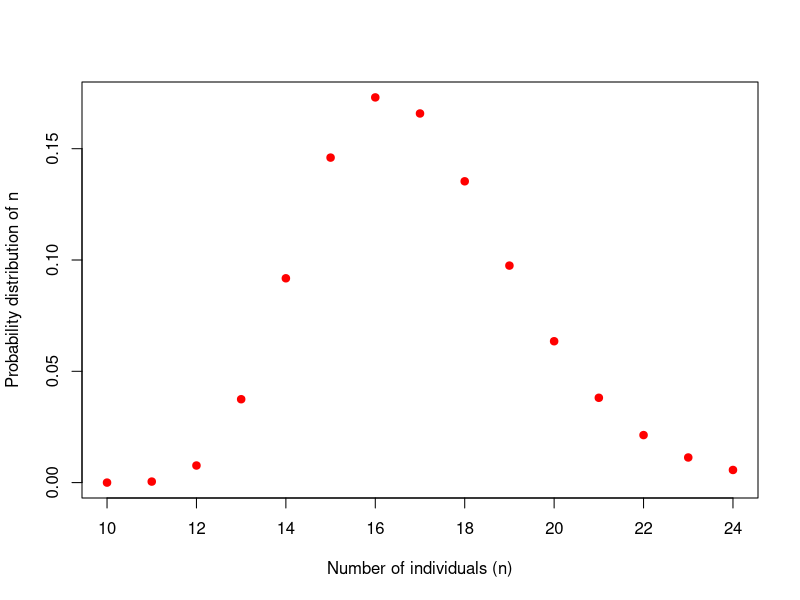
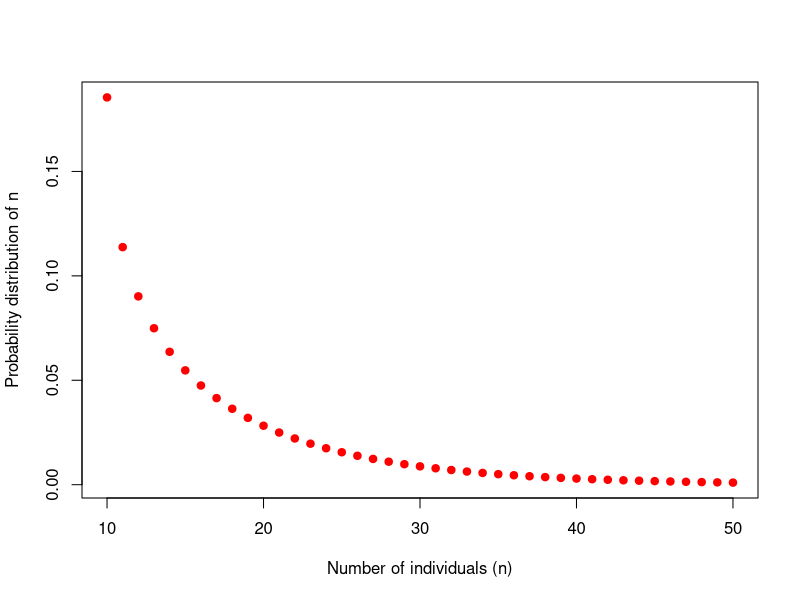
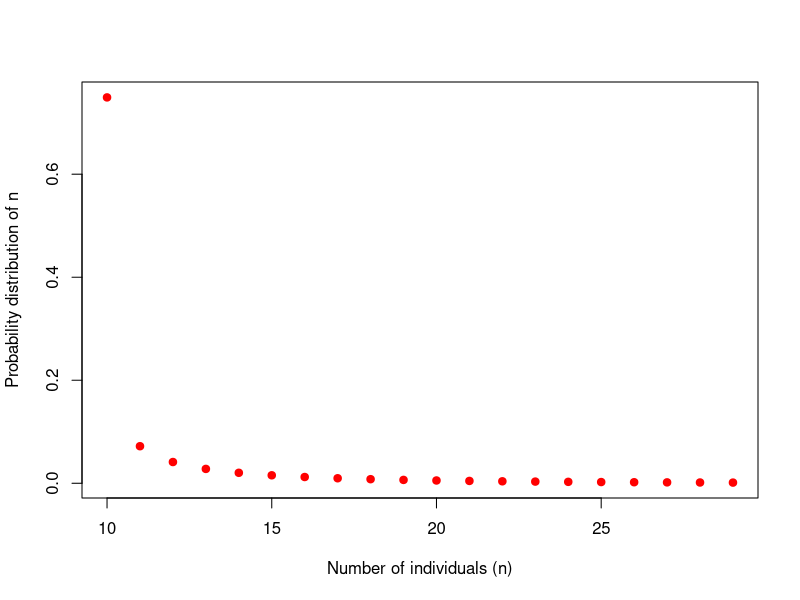
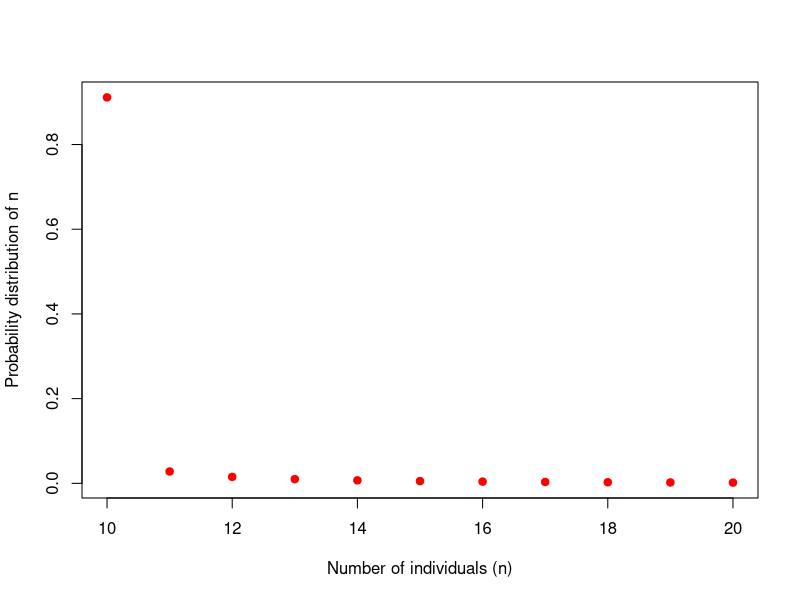
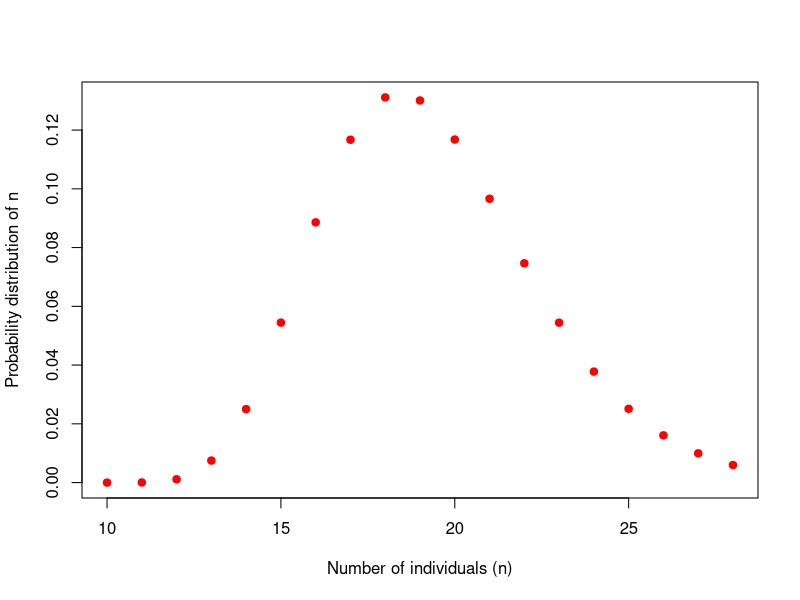
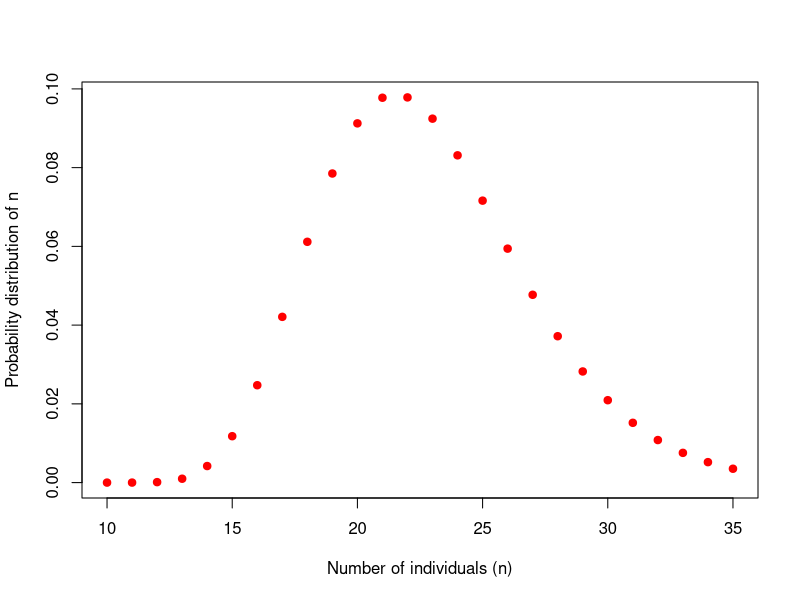
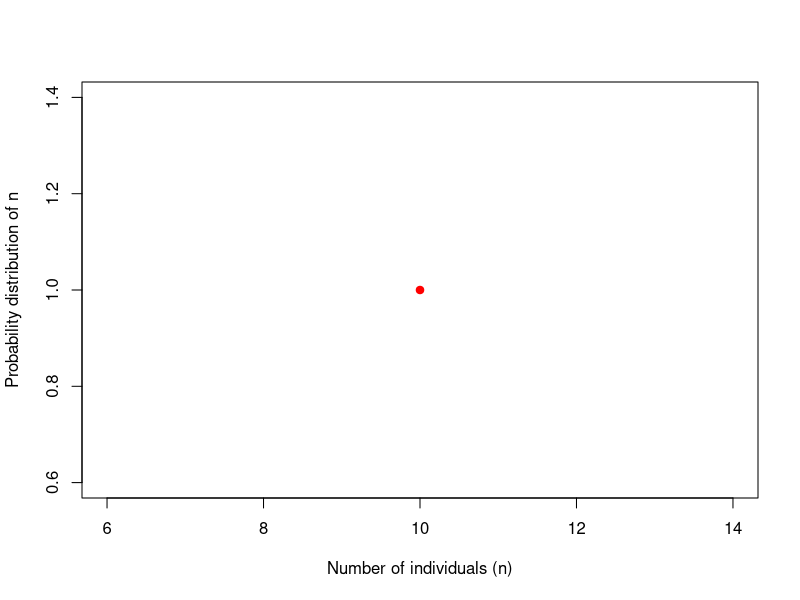

Here is the R script that generated these plots, in order:
## ---- chunk 1

####################################
numhaps=10
Hapdiv=0.75 #minvalue 0.001 if no information; this is PRIOR information
####################################

x=1
cdf=0
indprob=0
array<-NULL
while (cdf<0.99) {
  cdfprev<-cdf
#  cdf<-pgamma(x,1,Hapdiv) 
#  if use 1 as shape parameter keeping shape parameter constant doesn't account for increased variance (?) as numhaps go up, 
#  e.g. error may be higher as you observe more...once it is working run it by somebody mathier.
#  cdf<-pgamma(x,numhaps,Hapdiv) #might be that numhaps is actually the shape parameter!!!! or: something else...non-gamma.

cdf<-pgamma(x,shape=numhaps,scale=Hapdiv) #might be that numhaps is actually the shape parameter!!!! or: something else...non-gamma.
#cdf<-pgamma(x,shape=Hapdiv,scale=numhaps) #might be that numhaps is actually the shape parameter!!!! or: something else...non-gamma.

  indprob<-cdf-cdfprev
  
  
  happrob<-numhaps+(x-1)
  array<-c(array,happrob)
  array<-c(array,cdf)
  array<-c(array,indprob)
#  print(happrob)
#  print(cdf)
  x=x+1
}

#par(mfrow=c(3,1))

probs<-t(matrix(array,nrow=3))
probs
plot(probs[,1],probs[,3],col='red',pch=19,xlab="Number of individuals (n)",ylab="Probability distribution of n")

## ---- chunk 2

####################################
numhaps=10
Hapdiv=0.75 #minvalue 0.001 if no information; this is PRIOR information
####################################

x=1
cdf=0
indprob=0
array<-NULL
while (cdf<0.99) {
  cdfprev<-cdf
#  cdf<-pgamma(x,1,Hapdiv) 
#  if use 1 as shape parameter keeping shape parameter constant doesn't account for increased variance (?) as numhaps go up, 
#  e.g. error may be higher as you observe more...once it is working run it by somebody mathier.
#  cdf<-pgamma(x,numhaps,Hapdiv) #might be that numhaps is actually the shape parameter!!!! or: something else...non-gamma.

#cdf<-pgamma(x,shape=numhaps,scale=Hapdiv) #might be that numhaps is actually the shape parameter!!!! or: something else...non-gamma.
cdf<-pgamma(x,shape=Hapdiv,scale=numhaps) #might be that numhaps is actually the shape parameter!!!! or: something else...non-gamma.

  indprob<-cdf-cdfprev
  
  
  happrob<-numhaps+(x-1)
  array<-c(array,happrob)
  array<-c(array,cdf)
  array<-c(array,indprob)
#  print(happrob)
#  print(cdf)
  x=x+1
}

#par(mfrow=c(3,1))

probs<-t(matrix(array,nrow=3))
probs
plot(probs[,1],probs[,3],col='red',pch=19,xlab="Number of individuals (n)",ylab="Probability distribution of n")

## ---- chunk 3

####################################
numhaps=10
Hapdiv=0.15 #minvalue 0.001 if no information; this is PRIOR information
####################################

x=1
cdf=0
indprob=0
array<-NULL
while (cdf<0.99) {
  cdfprev<-cdf
#  cdf<-pgamma(x,1,Hapdiv) 
#  if use 1 as shape parameter keeping shape parameter constant doesn't account for increased variance (?) as numhaps go up, 
#  e.g. error may be higher as you observe more...once it is working run it by somebody mathier.
#  cdf<-pgamma(x,numhaps,Hapdiv) #might be that numhaps is actually the shape parameter!!!! or: something else...non-gamma.

#cdf<-pgamma(x,shape=numhaps,scale=Hapdiv) #might be that numhaps is actually the shape parameter!!!! or: something else...non-gamma.
cdf<-pgamma(x,shape=Hapdiv,scale=numhaps) #might be that numhaps is actually the shape parameter!!!! or: something else...non-gamma.

  indprob<-cdf-cdfprev
  
  
  happrob<-numhaps+(x-1)
  array<-c(array,happrob)
  array<-c(array,cdf)
  array<-c(array,indprob)
#  print(happrob)
#  print(cdf)
  x=x+1
}

#par(mfrow=c(3,1))

probs<-t(matrix(array,nrow=3))
probs
plot(probs[,1],probs[,3],col='red',pch=19,xlab="Number of individuals (n)",ylab="Probability distribution of n")

## ---- chunk 4

####################################
numhaps=10
Hapdiv=0.05 #minvalue 0.001 if no information; this is PRIOR information
####################################

x=1
cdf=0
indprob=0
array<-NULL
while (cdf<0.99) {
  cdfprev<-cdf
#  cdf<-pgamma(x,1,Hapdiv) 
#  if use 1 as shape parameter keeping shape parameter constant doesn't account for increased variance (?) as numhaps go up, 
#  e.g. error may be higher as you observe more...once it is working run it by somebody mathier.
#  cdf<-pgamma(x,numhaps,Hapdiv) #might be that numhaps is actually the shape parameter!!!! or: something else...non-gamma.

#cdf<-pgamma(x,shape=numhaps,scale=Hapdiv) #might be that numhaps is actually the shape parameter!!!! or: something else...non-gamma.
cdf<-pgamma(x,shape=Hapdiv,scale=numhaps) #might be that numhaps is actually the shape parameter!!!! or: something else...non-gamma.

  indprob<-cdf-cdfprev
  
  
  happrob<-numhaps+(x-1)
  array<-c(array,happrob)
  array<-c(array,cdf)
  array<-c(array,indprob)
#  print(happrob)
#  print(cdf)
  x=x+1
}

#par(mfrow=c(3,1))

probs<-t(matrix(array,nrow=3))
probs
plot(probs[,1],probs[,3],col='red',pch=19,xlab="Number of individuals (n)",ylab="Probability distribution of n")

## ---- chunk 5

####################################
numhaps=10
Hapdiv=0.99 #minvalue 0.001 if no information; this is PRIOR information
####################################

x=1
cdf=0
indprob=0
array<-NULL
while (cdf<0.99) {
  cdfprev<-cdf
#  cdf<-pgamma(x,1,Hapdiv) 
#  if use 1 as shape parameter keeping shape parameter constant doesn't account for increased variance (?) as numhaps go up, 
#  e.g. error may be higher as you observe more...once it is working run it by somebody mathier.
#  cdf<-pgamma(x,numhaps,Hapdiv) #might be that numhaps is actually the shape parameter!!!! or: something else...non-gamma.

cdf<-pgamma(x,shape=numhaps,scale=Hapdiv) #might be that numhaps is actually the shape parameter!!!! or: something else...non-gamma.
#cdf<-pgamma(x,shape=Hapdiv,scale=numhaps) #might be that numhaps is actually the shape parameter!!!! or: something else...non-gamma.

  indprob<-cdf-cdfprev
  
  
  happrob<-numhaps+(x-1)
  array<-c(array,happrob)
  array<-c(array,cdf)
  array<-c(array,indprob)
#  print(happrob)
#  print(cdf)
  x=x+1
}

#par(mfrow=c(3,1))

probs<-t(matrix(array,nrow=3))
probs
plot(probs[,1],probs[,3],col='red',pch=19,xlab="Number of individuals (n)",ylab="Probability distribution of n")

## ---- chunk 6

####################################
numhaps=10
Hapdiv=0.75 #minvalue 0.001 if no information; this is PRIOR information
####################################

x=1
cdf=0
indprob=0
array<-NULL
while (cdf<0.99) {
  cdfprev<-cdf
#  cdf<-pgamma(x,1,Hapdiv) 
#  if use 1 as shape parameter keeping shape parameter constant doesn't account for increased variance (?) as numhaps go up, 
#  e.g. error may be higher as you observe more...once it is working run it by somebody mathier.
#  cdf<-pgamma(x,numhaps,Hapdiv) #might be that numhaps is actually the shape parameter!!!! or: something else...non-gamma.

cdf<-pgamma(x,numhaps,Hapdiv) #might be that numhaps is actually the shape parameter!!!! or: something else...non-gamma.
#cdf<-pgamma(x,shape=Hapdiv,scale=numhaps) #might be that numhaps is actually the shape parameter!!!! or: something else...non-gamma.

  indprob<-cdf-cdfprev
  
  
  happrob<-numhaps+(x-1)
  array<-c(array,happrob)
  array<-c(array,cdf)
  array<-c(array,indprob)
#  print(happrob)
#  print(cdf)
  x=x+1
}

#par(mfrow=c(3,1))

probs<-t(matrix(array,nrow=3))
probs
plot(probs[,1],probs[,3],col='red',pch=19,xlab="Number of individuals (n)",ylab="Probability distribution of n")

## ---- chunk 7

####################################
numhaps=10
Hapdiv=0.75 #minvalue 0.001 if no information; this is PRIOR information
####################################

x=1
cdf=0
indprob=0
array<-NULL
while (cdf<0.99) {
  cdfprev<-cdf
#  cdf<-pgamma(x,1,Hapdiv) 
#  if use 1 as shape parameter keeping shape parameter constant doesn't account for increased variance (?) as numhaps go up, 
#  e.g. error may be higher as you observe more...once it is working run it by somebody mathier.
#  cdf<-pgamma(x,numhaps,Hapdiv) #might be that numhaps is actually the shape parameter!!!! or: something else...non-gamma.

#cdf<-pgamma(x,shape=numhaps,scale=Hapdiv) #might be that numhaps is actually the shape parameter!!!! or: something else...non-gamma.
cdf<-pgamma(x,Hapdiv,numhaps) #might be that numhaps is actually the shape parameter!!!! or: something else...non-gamma.

  indprob<-cdf-cdfprev
  
  
  happrob<-numhaps+(x-1)
  array<-c(array,happrob)
  array<-c(array,cdf)
  array<-c(array,indprob)
#  print(happrob)
#  print(cdf)
  x=x+1
}

#par(mfrow=c(3,1))

probs<-t(matrix(array,nrow=3))
probs
plot(probs[,1],probs[,3],col='red',pch=19,xlab="Number of individuals (n)",ylab="Probability distribution of n")

